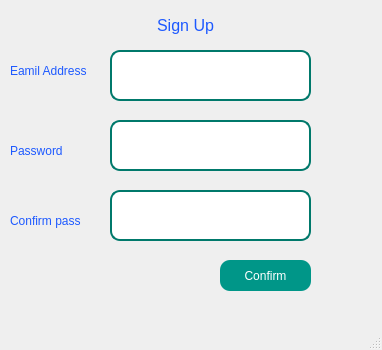
<?xml version="1.0" encoding="UTF-8"?>
<ui version="4.0">
 <class>Create_User</class>
 <widget class="QMainWindow" name="Create_User">
  <property name="geometry">
   <rect>
    <x>0</x>
    <y>0</y>
    <width>382</width>
    <height>350</height>
   </rect>
  </property>
  <property name="windowTitle">
   <string>creteuser</string>
  </property>
  <property name="windowIcon">
   <iconset>
    <normaloff>../../icon/gno.png</normaloff>../../icon/gno.png</iconset>
  </property>
  <property name="styleSheet">
   <string notr="true">QWidget {  
    background: qlineargradient(x1:0, y1:0, x2:1, y2:1,   
                                 stop:0 #7ed8e0, stop:1 #e0f7fa);  
    color: #333;  
    font-family: Arial, sans-serif;  
}  </string>
  </property>
  <widget class="QWidget" name="centralwidget">
   <widget class="QLineEdit" name="email">
    <property name="geometry">
     <rect>
      <x>110</x>
      <y>50</y>
      <width>201</width>
      <height>51</height>
     </rect>
    </property>
    <property name="styleSheet">
     <string notr="true">QLineEdit {  
    border: 2px solid #00796b; /* Border color */  
    border-radius: 10px;  
    padding: 10px;  
    font-size: 16px; /* Text size */  
    background-color: #ffffff; /* White background */  
}  </string>
    </property>
   </widget>
   <widget class="QLabel" name="label">
    <property name="geometry">
     <rect>
      <x>10</x>
      <y>50</y>
      <width>101</width>
      <height>41</height>
     </rect>
    </property>
    <property name="font">
     <font>
      <family>Arial,sans-serif</family>
     </font>
    </property>
    <property name="styleSheet">
     <string notr="true">color: rgb(29, 89, 255);
background-color:transparent;</string>
    </property>
    <property name="text">
     <string>Eamil Address</string>
    </property>
   </widget>
   <widget class="QLineEdit" name="password">
    <property name="geometry">
     <rect>
      <x>110</x>
      <y>120</y>
      <width>201</width>
      <height>51</height>
     </rect>
    </property>
    <property name="styleSheet">
     <string notr="true">QLineEdit {  
    border: 2px solid #00796b; /* Border color */  
    border-radius: 10px;  
    padding: 10px;  
    font-size: 16px; /* Text size */  
    background-color: #ffffff; /* White background */  
}  </string>
    </property>
    <property name="echoMode">
     <enum>QLineEdit::Password</enum>
    </property>
   </widget>
   <widget class="QLineEdit" name="repassword">
    <property name="geometry">
     <rect>
      <x>110</x>
      <y>190</y>
      <width>201</width>
      <height>51</height>
     </rect>
    </property>
    <property name="styleSheet">
     <string notr="true">QLineEdit {  
    border: 2px solid #00796b; /* Border color */  
    border-radius: 10px;  
    padding: 10px;  
    font-size: 16px; /* Text size */  
    background-color: #ffffff; /* White background */  
}  </string>
    </property>
    <property name="echoMode">
     <enum>QLineEdit::Password</enum>
    </property>
   </widget>
   <widget class="QLabel" name="label_4">
    <property name="enabled">
     <bool>true</bool>
    </property>
    <property name="geometry">
     <rect>
      <x>10</x>
      <y>130</y>
      <width>101</width>
      <height>41</height>
     </rect>
    </property>
    <property name="font">
     <font>
      <family>Arial,sans-serif</family>
     </font>
    </property>
    <property name="autoFillBackground">
     <bool>false</bool>
    </property>
    <property name="styleSheet">
     <string notr="true">color: rgb(29, 89, 255);
background-color:transparent;</string>
    </property>
    <property name="text">
     <string>Password</string>
    </property>
   </widget>
   <widget class="QLabel" name="label_5">
    <property name="geometry">
     <rect>
      <x>10</x>
      <y>200</y>
      <width>101</width>
      <height>41</height>
     </rect>
    </property>
    <property name="font">
     <font>
      <family>Arial,sans-serif</family>
     </font>
    </property>
    <property name="styleSheet">
     <string notr="true">color: rgb(29, 89, 255);
background-color: transparent;</string>
    </property>
    <property name="text">
     <string>Confirm pass</string>
    </property>
   </widget>
   <widget class="QPushButton" name="confirm">
    <property name="geometry">
     <rect>
      <x>220</x>
      <y>260</y>
      <width>91</width>
      <height>31</height>
     </rect>
    </property>
    <property name="styleSheet">
     <string notr="true">QPushButton {  
    background-color: #009688; /* Teal */  
    color: white; /* White text */  
    border: none; /* No border */  
    padding: 10px;  
    border-radius: 10px; /* Rounded corners */  
}  

QPushButton:hover {  
    background-color: #00796b; /* Darker teal on hover */  
}  </string>
    </property>
    <property name="text">
     <string>Confirm</string>
    </property>
   </widget>
   <widget class="QLabel" name="label_2">
    <property name="geometry">
     <rect>
      <x>90</x>
      <y>10</y>
      <width>191</width>
      <height>31</height>
     </rect>
    </property>
    <property name="font">
     <font>
      <family>Arial,sans-serif</family>
      <pointsize>12</pointsize>
     </font>
    </property>
    <property name="styleSheet">
     <string notr="true">color: rgb(29, 89, 255);
background-color:transparent;</string>
    </property>
    <property name="text">
     <string>Sign Up</string>
    </property>
    <property name="alignment">
     <set>Qt::AlignCenter</set>
    </property>
   </widget>
  </widget>
  <widget class="QMenuBar" name="menubar">
   <property name="geometry">
    <rect>
     <x>0</x>
     <y>0</y>
     <width>382</width>
     <height>23</height>
    </rect>
   </property>
  </widget>
  <widget class="QStatusBar" name="statusbar"/>
 </widget>
 <resources/>
 <connections/>
</ui>
